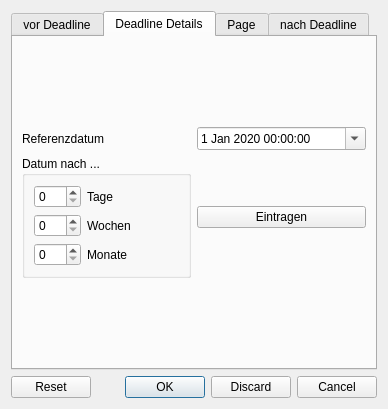
<?xml version="1.0" encoding="UTF-8"?>
<ui version="4.0">
 <class>Dialog</class>
 <widget class="QDialog" name="Dialog">
  <property name="geometry">
   <rect>
    <x>0</x>
    <y>0</y>
    <width>388</width>
    <height>409</height>
   </rect>
  </property>
  <property name="windowTitle">
   <string>Dialog</string>
  </property>
  <layout class="QVBoxLayout" name="verticalLayout">
   <item>
    <widget class="QTabWidget" name="tabWidget">
     <property name="currentIndex">
      <number>1</number>
     </property>
     <widget class="QWidget" name="before_deadline">
      <attribute name="title">
       <string>vor Deadline</string>
      </attribute>
      <layout class="QHBoxLayout" name="horizontalLayout_3">
       <item>
        <widget class="QGroupBox" name="groupBox_2">
         <property name="title">
          <string>Vor dem Stichtag</string>
         </property>
         <layout class="QVBoxLayout" name="verticalLayout_4">
          <item>
           <widget class="QTableWidget" name="tableWidget_3">
            <property name="dragDropMode">
             <enum>QAbstractItemView::DragDrop</enum>
            </property>
            <property name="selectionMode">
             <enum>QAbstractItemView::SingleSelection</enum>
            </property>
           </widget>
          </item>
          <item>
           <spacer name="verticalSpacer">
            <property name="orientation">
             <enum>Qt::Vertical</enum>
            </property>
            <property name="sizeHint" stdset="0">
             <size>
              <width>20</width>
              <height>40</height>
             </size>
            </property>
           </spacer>
          </item>
          <item>
           <widget class="QTableWidget" name="tableWidget_2">
            <property name="dragDropMode">
             <enum>QAbstractItemView::DragDrop</enum>
            </property>
            <property name="selectionMode">
             <enum>QAbstractItemView::SingleSelection</enum>
            </property>
           </widget>
          </item>
         </layout>
        </widget>
       </item>
       <item>
        <layout class="QVBoxLayout" name="verticalLayout_2">
         <property name="topMargin">
          <number>9</number>
         </property>
         <item>
          <widget class="QGroupBox" name="groupBox_4">
           <property name="font">
            <font>
             <weight>50</weight>
             <bold>false</bold>
            </font>
           </property>
           <property name="title">
            <string>Dringlichkeit</string>
           </property>
           <layout class="QGridLayout" name="gridLayout_2">
            <item row="1" column="0">
             <widget class="QPushButton" name="pushButton_2">
              <property name="text">
               <string/>
              </property>
              <property name="icon">
               <iconset>
                <normaloff>../extra/feathericons/minus.svg</normaloff>../extra/feathericons/minus.svg</iconset>
              </property>
             </widget>
            </item>
            <item row="0" column="0">
             <widget class="QPushButton" name="pushButton">
              <property name="text">
               <string/>
              </property>
              <property name="icon">
               <iconset>
                <normaloff>../extra/feathericons/plus.svg</normaloff>../extra/feathericons/plus.svg</iconset>
              </property>
             </widget>
            </item>
           </layout>
          </widget>
         </item>
         <item>
          <spacer name="verticalSpacer_4">
           <property name="orientation">
            <enum>Qt::Vertical</enum>
           </property>
           <property name="sizeHint" stdset="0">
            <size>
             <width>20</width>
             <height>40</height>
            </size>
           </property>
          </spacer>
         </item>
         <item>
          <widget class="QGroupBox" name="groupBox_5">
           <property name="title">
            <string>Wert bei Erledigung</string>
           </property>
           <layout class="QGridLayout" name="gridLayout">
            <item row="0" column="0">
             <widget class="QPushButton" name="pushButton_4">
              <property name="text">
               <string/>
              </property>
              <property name="icon">
               <iconset>
                <normaloff>../extra/feathericons/plus.svg</normaloff>../extra/feathericons/plus.svg</iconset>
              </property>
             </widget>
            </item>
            <item row="1" column="0">
             <widget class="QPushButton" name="pushButton_3">
              <property name="text">
               <string/>
              </property>
              <property name="icon">
               <iconset>
                <normaloff>../extra/feathericons/minus.svg</normaloff>../extra/feathericons/minus.svg</iconset>
              </property>
             </widget>
            </item>
           </layout>
          </widget>
         </item>
        </layout>
       </item>
      </layout>
     </widget>
     <widget class="QWidget" name="deadline_details">
      <attribute name="title">
       <string>Deadline Details</string>
      </attribute>
      <layout class="QVBoxLayout" name="verticalLayout_6">
       <item>
        <layout class="QGridLayout" name="gridLayout_3">
         <item row="1" column="0">
          <widget class="QGroupBox" name="groupBox_3">
           <property name="title">
            <string>Datum nach ...</string>
           </property>
           <layout class="QFormLayout" name="formLayout">
            <item row="0" column="0">
             <widget class="QSpinBox" name="in_days">
              <property name="maximum">
               <number>999</number>
              </property>
             </widget>
            </item>
            <item row="0" column="1">
             <widget class="QLabel" name="label_2">
              <property name="text">
               <string>Tage</string>
              </property>
             </widget>
            </item>
            <item row="1" column="1">
             <widget class="QLabel" name="label_3">
              <property name="text">
               <string>Wochen</string>
              </property>
             </widget>
            </item>
            <item row="1" column="0">
             <widget class="QSpinBox" name="in_weeks">
              <property name="maximum">
               <number>999</number>
              </property>
             </widget>
            </item>
            <item row="2" column="1">
             <widget class="QLabel" name="label_4">
              <property name="text">
               <string>Monate</string>
              </property>
             </widget>
            </item>
            <item row="2" column="0">
             <widget class="QSpinBox" name="in_months">
              <property name="maximum">
               <number>999</number>
              </property>
             </widget>
            </item>
           </layout>
          </widget>
         </item>
         <item row="0" column="0">
          <widget class="QLabel" name="label">
           <property name="text">
            <string>Referenzdatum</string>
           </property>
          </widget>
         </item>
         <item row="0" column="1">
          <widget class="QDateTimeEdit" name="reference_date">
           <property name="specialValueText">
            <string>&quot;Never&quot;</string>
           </property>
           <property name="accelerated">
            <bool>false</bool>
           </property>
           <property name="dateTime">
            <datetime>
             <hour>0</hour>
             <minute>0</minute>
             <second>0</second>
             <year>2020</year>
             <month>1</month>
             <day>1</day>
            </datetime>
           </property>
           <property name="calendarPopup">
            <bool>true</bool>
           </property>
          </widget>
         </item>
         <item row="1" column="1">
          <widget class="QPushButton" name="enter_date">
           <property name="text">
            <string>Eintragen</string>
           </property>
          </widget>
         </item>
        </layout>
       </item>
      </layout>
     </widget>
     <widget class="QWidget" name="tab">
      <attribute name="title">
       <string>Page</string>
      </attribute>
      <widget class="QCheckBox" name="every_month">
       <property name="geometry">
        <rect>
         <x>200</x>
         <y>196</y>
         <width>108</width>
         <height>17</height>
        </rect>
       </property>
       <property name="text">
        <string>jeden Xten Monat</string>
       </property>
      </widget>
      <widget class="QCheckBox" name="every_minute">
       <property name="geometry">
        <rect>
         <x>200</x>
         <y>300</y>
         <width>98</width>
         <height>17</height>
        </rect>
       </property>
       <property name="text">
        <string>jede Xte Minute</string>
       </property>
      </widget>
      <widget class="QCheckBox" name="every_hour">
       <property name="geometry">
        <rect>
         <x>200</x>
         <y>274</y>
         <width>100</width>
         <height>17</height>
        </rect>
       </property>
       <property name="text">
        <string>jede Xte Stunde</string>
       </property>
      </widget>
      <widget class="QCheckBox" name="every_week">
       <property name="geometry">
        <rect>
         <x>200</x>
         <y>222</y>
         <width>99</width>
         <height>17</height>
        </rect>
       </property>
       <property name="text">
        <string>jede Xte Woche</string>
       </property>
      </widget>
      <widget class="QSpinBox" name="spinBox_2">
       <property name="geometry">
        <rect>
         <x>314</x>
         <y>196</y>
         <width>230</width>
         <height>20</height>
        </rect>
       </property>
       <property name="minimum">
        <number>1</number>
       </property>
      </widget>
      <widget class="QSpinBox" name="spinBox_3">
       <property name="geometry">
        <rect>
         <x>314</x>
         <y>222</y>
         <width>230</width>
         <height>20</height>
        </rect>
       </property>
       <property name="minimum">
        <number>1</number>
       </property>
      </widget>
      <widget class="QSpinBox" name="spinBox_5">
       <property name="geometry">
        <rect>
         <x>314</x>
         <y>274</y>
         <width>230</width>
         <height>20</height>
        </rect>
       </property>
       <property name="minimum">
        <number>1</number>
       </property>
       <property name="maximum">
        <number>23</number>
       </property>
      </widget>
      <widget class="QCheckBox" name="every_day">
       <property name="geometry">
        <rect>
         <x>200</x>
         <y>248</y>
         <width>96</width>
         <height>17</height>
        </rect>
       </property>
       <property name="text">
        <string>jeden Xten Tag</string>
       </property>
      </widget>
      <widget class="QSpinBox" name="spinBox">
       <property name="geometry">
        <rect>
         <x>314</x>
         <y>170</y>
         <width>230</width>
         <height>20</height>
        </rect>
       </property>
       <property name="minimum">
        <number>1</number>
       </property>
      </widget>
      <widget class="QSpinBox" name="spinBox_6">
       <property name="geometry">
        <rect>
         <x>314</x>
         <y>300</y>
         <width>230</width>
         <height>20</height>
        </rect>
       </property>
       <property name="minimum">
        <number>1</number>
       </property>
       <property name="maximum">
        <number>59</number>
       </property>
      </widget>
      <widget class="QCheckBox" name="every_year">
       <property name="geometry">
        <rect>
         <x>200</x>
         <y>170</y>
         <width>92</width>
         <height>17</height>
        </rect>
       </property>
       <property name="text">
        <string>jedes Xte Jahr</string>
       </property>
      </widget>
      <widget class="QSpinBox" name="spinBox_4">
       <property name="geometry">
        <rect>
         <x>314</x>
         <y>248</y>
         <width>230</width>
         <height>20</height>
        </rect>
       </property>
       <property name="minimum">
        <number>1</number>
       </property>
       <property name="maximum">
        <number>365</number>
       </property>
      </widget>
     </widget>
     <widget class="QWidget" name="after_deadline">
      <attribute name="title">
       <string>nach Deadline</string>
      </attribute>
      <widget class="QGroupBox" name="groupBox">
       <property name="geometry">
        <rect>
         <x>60</x>
         <y>20</y>
         <width>380</width>
         <height>345</height>
        </rect>
       </property>
       <property name="title">
        <string>Nach dem Stichtag</string>
       </property>
       <layout class="QVBoxLayout" name="verticalLayout_3">
        <item>
         <widget class="QTableWidget" name="tableWidget_4">
          <property name="dragDropMode">
           <enum>QAbstractItemView::DragDrop</enum>
          </property>
          <property name="selectionMode">
           <enum>QAbstractItemView::SingleSelection</enum>
          </property>
         </widget>
        </item>
        <item>
         <spacer name="verticalSpacer_2">
          <property name="orientation">
           <enum>Qt::Vertical</enum>
          </property>
          <property name="sizeHint" stdset="0">
           <size>
            <width>20</width>
            <height>40</height>
           </size>
          </property>
         </spacer>
        </item>
        <item>
         <widget class="QTableWidget" name="tableWidget">
          <property name="dragDropMode">
           <enum>QAbstractItemView::DragDrop</enum>
          </property>
          <property name="selectionMode">
           <enum>QAbstractItemView::SingleSelection</enum>
          </property>
         </widget>
        </item>
       </layout>
      </widget>
      <widget class="QPushButton" name="pushButton_6">
       <property name="geometry">
        <rect>
         <x>590</x>
         <y>160</y>
         <width>28</width>
         <height>24</height>
        </rect>
       </property>
       <property name="text">
        <string/>
       </property>
       <property name="icon">
        <iconset>
         <normaloff>../extra/feathericons/minus.svg</normaloff>../extra/feathericons/minus.svg</iconset>
       </property>
      </widget>
      <widget class="QPushButton" name="pushButton_5">
       <property name="geometry">
        <rect>
         <x>590</x>
         <y>130</y>
         <width>28</width>
         <height>24</height>
        </rect>
       </property>
       <property name="text">
        <string/>
       </property>
       <property name="icon">
        <iconset>
         <normaloff>../extra/feathericons/plus.svg</normaloff>../extra/feathericons/plus.svg</iconset>
       </property>
      </widget>
      <widget class="QPushButton" name="pushButton_7">
       <property name="geometry">
        <rect>
         <x>690</x>
         <y>60</y>
         <width>28</width>
         <height>24</height>
        </rect>
       </property>
       <property name="text">
        <string/>
       </property>
       <property name="icon">
        <iconset>
         <normaloff>../extra/feathericons/plus.svg</normaloff>../extra/feathericons/plus.svg</iconset>
       </property>
      </widget>
      <widget class="QPushButton" name="pushButton_8">
       <property name="geometry">
        <rect>
         <x>690</x>
         <y>90</y>
         <width>28</width>
         <height>24</height>
        </rect>
       </property>
       <property name="text">
        <string/>
       </property>
       <property name="icon">
        <iconset>
         <normaloff>../extra/feathericons/minus.svg</normaloff>../extra/feathericons/minus.svg</iconset>
       </property>
      </widget>
     </widget>
    </widget>
   </item>
   <item>
    <widget class="QDialogButtonBox" name="buttonBox">
     <property name="orientation">
      <enum>Qt::Horizontal</enum>
     </property>
     <property name="standardButtons">
      <set>QDialogButtonBox::Cancel|QDialogButtonBox::Discard|QDialogButtonBox::Ok|QDialogButtonBox::Reset</set>
     </property>
    </widget>
   </item>
  </layout>
 </widget>
 <resources/>
 <connections>
  <connection>
   <sender>buttonBox</sender>
   <signal>accepted()</signal>
   <receiver>Dialog</receiver>
   <slot>accept()</slot>
   <hints>
    <hint type="sourcelabel">
     <x>248</x>
     <y>254</y>
    </hint>
    <hint type="destinationlabel">
     <x>157</x>
     <y>274</y>
    </hint>
   </hints>
  </connection>
  <connection>
   <sender>buttonBox</sender>
   <signal>rejected()</signal>
   <receiver>Dialog</receiver>
   <slot>reject()</slot>
   <hints>
    <hint type="sourcelabel">
     <x>316</x>
     <y>260</y>
    </hint>
    <hint type="destinationlabel">
     <x>286</x>
     <y>274</y>
    </hint>
   </hints>
  </connection>
 </connections>
</ui>
